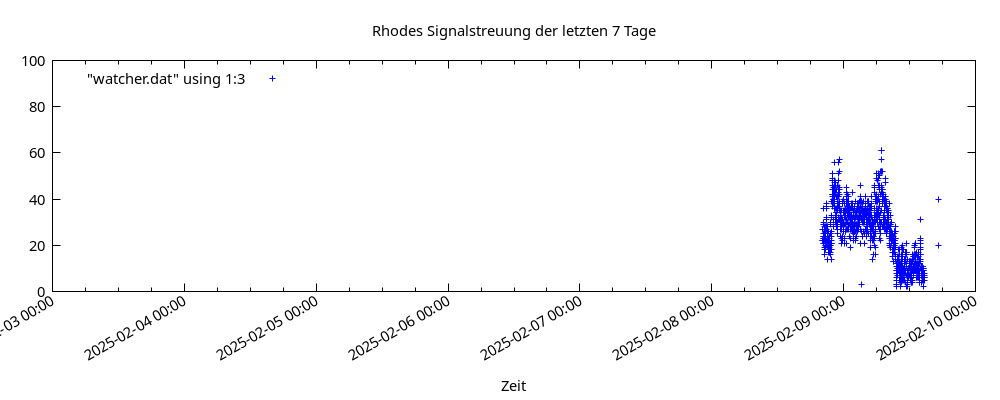

Reproduce this figure in gnuplot.
set terminal pngcairo size 1000,400 font 'sans,11'
set out "./rhodes.png"
set title "Rhodes Signalstreuung der letzten 7 Tage"
set datafile separator ";"
set xdata time
set timefmt "%Y-%m-%d %H:%M:%S"
set xrange [system("date -d '6 days ago' +'%F 00:00:00'"):system("date +'%F 24:00:00'")]
set yrange [0:100]
set format x "%Y-%m-%d %H:%M"
set xlabel "Zeit"
set tics textcolor "black"
set xtics rotate by 30 right
#set xtics (system("date -d '5 days ago' +%Y-%m-%d"),system("date -d '4 days ago' +%Y-%m-%d"),system("date -d '3 days ago' +%Y-%m-%d"),system("date -d '2 days ago' +%Y-%m-%d"),system("date -d '1 day ago' +%Y-%m-%d")
set key top left
plot "watcher.dat" using 1:3 with points lc rgb 'blue'
